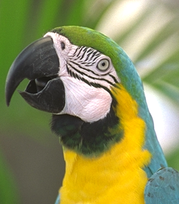
%> input picture data/parrot.tif, 179 x 204 px, shrunk from 260 x 296 before the run
$ octave run_graph_demosaicing.m   (GNU Octave 9; MATLAB toolbox functions it lacks are replaced by stand-ins)
%> lines starting %> are read from the running program, lines starting %| are printed output that depends on the picture
### src/data_generation.m
function [ original_image, blur_kernel, observed_image ] = data_generation( image, blur_type, BlurDim, param, BSNR )
%> called with image = 'parrot', blur_type = 'uniform', BlurDim = 8, param = 2.83, BSNR = 50
%data_generation - Generates a blurred image
%
% function [ original_image, blur_kernel, observed_image ]
%           = data_generation( image, blur_type, BlurDim, param, BSNR )
%
% Input:
% image: possible options are 'lena', 'camera', 'pavia', 'parrot', 'mandril_color'
% blur_type: 'uniform', 'focus', 'gaussian', 'motion', 'positive_def'
% BlurDim:  blur's support size,
% param: parameter for the fspecial funtion,
% BSNR:  Blurred Signal-to-Noise Ratio.
%
%
% Output:
% original_image: Sharp image,
% blur_kernel: filter,
% observed_image: blurred image+noise.

% % % % % % % % % % % % %
%
% Version: 1
%
% Can be obtained online from:
%   https://github.com/alfaiate/DeconvolutionIncompleteObs
%
% % % % % % % % % % % % %
%
% Copyright (C) 2016 Miguel Simoes
%
% This program is free software: you can redistribute it and/or modify
% it under the terms of the GNU General Public License as published by
% the Free Software Foundation, version 3 of the License.
%
% This program is distributed in the hope that it will be useful,
% but WITHOUT ANY WARRANTY; without even the implied warranty of
% MERCHANTABILITY or FITNESS FOR A PARTICULAR PURPOSE. See the
% GNU General Public License for more details.
%
% You should have received a copy of the GNU General Public License
% along with this program. If not, see <http://www.gnu.org/licenses/>.
%
% % % % % % % % % % % % %
%
% Load image
switch image
    case 'lena'
        x0 = double(imread('lena256.bmp'));
        x0 = x0-min(x0(:));
        x0 = x0/max(x0(:));   % x0 in the range [0,1]

    case 'cameraman'
        x0 = double(imread('cameraman.tif'));
        x0 = x0-min(x0(:));
        x0 = x0/max(x0(:));   % x0 in the range [0,1]

    case 'pavia'
        x0 = double(imread('pavia.bmp'));
        x0 = x0-min(x0(:));
        x0 = x0/max(x0(:));   % x0 in the range [0,1]

    case 'parrot'
        x0 = double(imread('parrot.tif'));
        x0 = x0-min(x0(:));
        x0 = x0/max(x0(:));   % x0 in the range [0,1]

    case 'mandril_color'
        x0 = double(imread('mandril_color.tif'));
        x0 = x0-min(x0(:));
        x0 = x0/max(x0(:));   % x0 in the range [0,1]
end

% Blur image
switch blur_type
    case 'focus'
        blur_kernel = fspecial('disk', BlurDim/2);

    case 'gaussian'
        blur_kernel = fspecial('gaussian', BlurDim, param);

    case 'motion'
        blur_kernel = fspecial('motion', BlurDim, param);

    case 'uniform'
        blur_kernel = fspecial('average', BlurDim);

    case 'positive_def'
        blur_aux = fspecial('gaussian', BlurDim/2, sqrt(BlurDim/2));
        blur_aux2 = convn(blur_aux, blur_aux, 'full');
        delta = zeros(size(blur_aux2));
        delta(1, 1) = param;
        blur_kernel = blur_aux2 + fftshift(delta);
        blur_kernel = blur_kernel./sum(blur_kernel(:));

end
y = convn(x0, blur_kernel, 'valid');
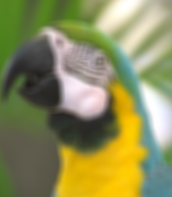
%> y: size 197x172x3 double; mean R, G, B 0.55, 0.554, 0.355

% Crop the original image to the same size as the blurred one
[sz1_y, sz2_y, ~] = size(y);
%> sz1_y = 197; sz2_y = 172
[sz1_x0, sz2_x0, ~] = size(x0);
%> sz1_x0 = 204; sz2_x0 = 179
original_image = imcrop(x0, [(sz2_x0-sz2_y)/2+1 (sz1_x0-sz1_y)/2+1 sz2_y-1 sz1_y-1]);
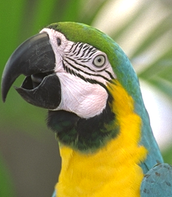
%> original_image: size 197x172x3 double; mean R, G, B 0.551, 0.554, 0.355

% Add noise
sigma = sqrt(var(y(:)) / 10^(BSNR/10));
%> sigma = 0.000817
rng('default');
observed_image = y + sigma * randn(size(y));

### demos/run_graph_demosaicing.m
% This is a script file that exemplifies the use of the Proposed-AD method.
% See the file README for more information.
%
% It builds the 'running time' graph corresponding to the 'Demosaicing'
% experiment given in [1], i.e., the RMSE of the estimated images as a
% function of running time, for the various tested methods.
%
%   [1] M. Simoes, J. Bioucas-Dias, L. Almeida, and J. Chanussot,
%        “A Framework for Fast Image Deconvolution with
%        Incomplete Observations,” IEEE Trans. Image Process.,
%        to be publised.

% % % % % % % % % % % % %
%
% Version: 1
%
% Can be obtained online from:
%   https://github.com/alfaiate/DeconvolutionIncompleteObs
%
% % % % % % % % % % % % %
%
% Copyright (C) 2016 Miguel Simoes
%
% This program is free software: you can redistribute it and/or modify
% it under the terms of the GNU General Public License as published by
% the Free Software Foundation, version 3 of the License.
%
% This program is distributed in the hope that it will be useful,
% but WITHOUT ANY WARRANTY; without even the implied warranty of
% MERCHANTABILITY or FITNESS FOR A PARTICULAR PURPOSE. See the
% GNU General Public License for more details.
%
% You should have received a copy of the GNU General Public License
% along with this program. If not, see <http://www.gnu.org/licenses/>.
%
% % % % % % % % % % % % %
addpath('../src', '../src/utils', '../data');
% % % % % % % % % % % % %
%
% This script has three steps.
% % % % % % % % % % % % % % % % % % % % % % % % % % % %
% I. It starts by generating the observed images.
% % % % % % % % % % % % % % % % % % % % % % % % % % % %

% The following parameters can be
% modified to change the data generation:
if ~exist('total_iter','var')
    total_iter = 1e6; % Total number of iterations
end
if ~exist('error_min','var')
    error_min = 1e-3; % Minimum RMSE to terminate the algorithms
end
BlurDim = 8; % Dimensions of the blur's support
image = 'parrot'; % Image. Can be 'cameraman', etc. Check 'data_generation.m'
blur = 'uniform'; % Blur type. Can be 'gaussian', etc. Check 'data_generation.m'
BSNR = 50; % Blurred-Signal-to-Noise Ratio

% Generates the observed image
[ original_image, blur_kernel, observed_image ] = data_generation(image, blur, BlurDim, sqrt(BlurDim), BSNR);
%> blur_kernel = [0.0156 0.0156 0.0156 0.0156 0.0156 0.0156 0.0156 0.0156; 0.0156 0.0156 0.0156 0.0156 0.0156 0.0156 0.0156 0.0156; 0.0156 0.0156 0.0156 0.0156 0.0156 0.0156 0.0156 0.0156; 0.0156 0.0156 0.0156 0.0156 0.0156 0.0156 0.0156 0.0156; 0.0156 0.0156 0.0156 0.0156 0.0156 0.0156 0.0156 0.0156; 0.0156 0.0156 0.0156 0.0156 0.0156 0.0156 0.0156 0.0156; 0.0156 0.0156 0.0156 0.0156 0.0156 0.0156 0.0156 0.0156; 0.0156 0.0156 0.0156 0.0156 0.0156 0.0156 0.0156 0.0156]

% Loads the estimated image generated by AM after 1e6 iterations (reference
% images)
%> (the run ends here)
